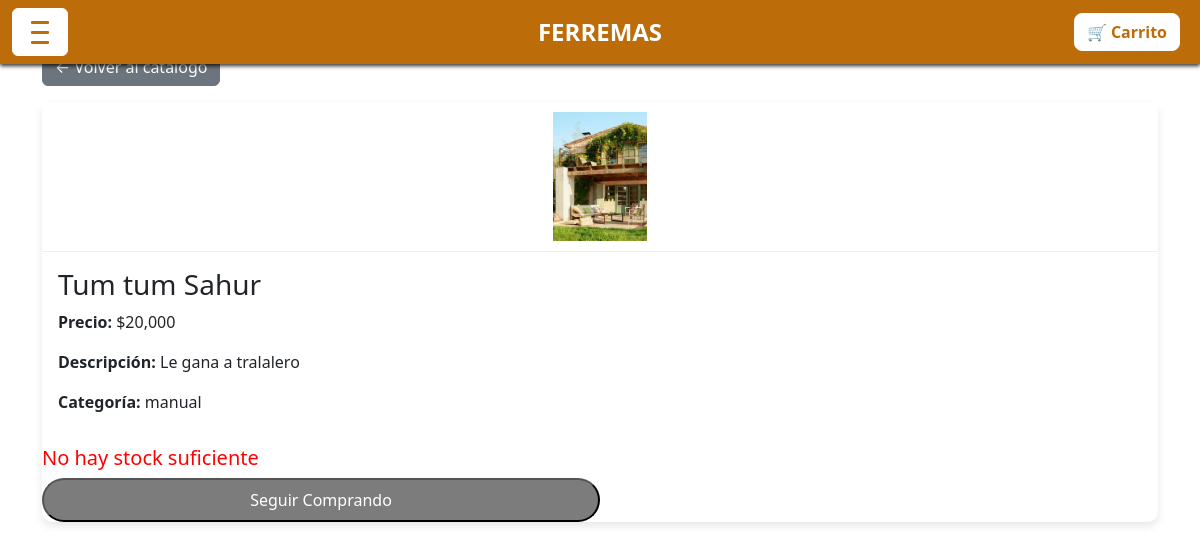
Page /herramientas/6/ on the earlier database version.
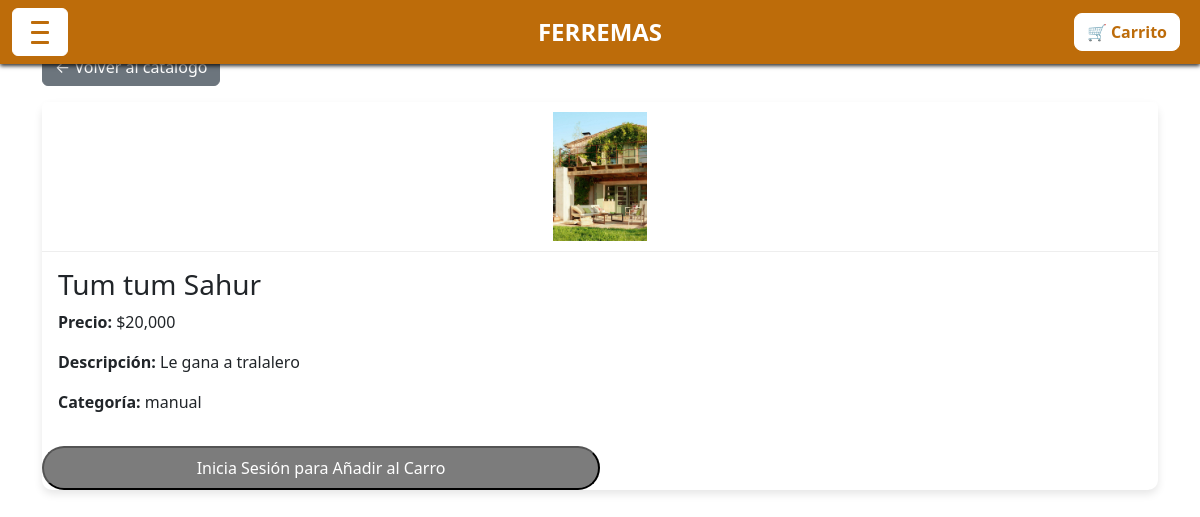
Same page on the later database version.
### herramientas/views.py (the view)
# urls.py: path('herramientas/<int:herramienta_id>/', views.herramienta_detalles, name="herramienta_detalles"),
def herramienta_detalles(request, herramienta_id):
    herramienta = get_object_or_404(Herramienta, pk=herramienta_id)
    return render(request, 'herramientas/detalleHerramientas.html', {'herramienta': herramienta})

### herramientas/templates/herramientas/detalleHerramientas.html (shortened to what this page needs)
{% extends "tiendaweb/base.html" %}
{% block content %}
<!DOCTYPE html>
<html lang="en">
<head>
  {% load humanize %}
</head>
<body>
  <div class="container mt-5">
    <a href="{% url 'home' %}" class="btn btn-secondary mb-3">← Volver al catálogo</a>
    <div class="card">
      {% if herramienta.imagen %}
        <img src="{{ herramienta.imagen.url }}" class="card-img-top" alt="Imagen de la herramienta">
      {% else %}
        <p>Sin Imagen Disponible</p>
      {% endif %}
      <div class="card-body">
        <h3 class="card-title">{{ herramienta.nombre }}</h3>
        <p><strong>Precio:</strong> ${{ herramienta.precio|intcomma }}</p>
        <p><strong>Descripción:</strong> {{ herramienta.descripcion }}</p>
        <p><strong>Categoría:</strong> {{ herramienta.id_categoria.categoria }}</p>
      </div>
      {% if herramienta.cantidad > 0 %}
        {% if user.is_authenticated %}
            <a href="{% url 'agregar_al_carrito' herramienta.id %}">
                <button class="rounded-5 w-50 p-2 fs-6" style="background-color: #7C7C7C; color: white;">Añadir al Carro</button>
            </a>
        {% else %}
            <a href="{% url 'login' %}">
                <button class="rounded-5 w-50 p-2 fs-6" style="background-color: #7C7C7C; color: white;">Inicia Sesión para Añadir al Carro</button>
            </a>
        {% endif %}
      {% else %}
        <h5 style="color: red;">No hay stock suficiente</h5>
          <a href="{% url 'home' %}">
              <button class="rounded-5 w-50 p-2 fs-6" style="background-color: #7C7C7C; color: white;">Seguir Comprando</button>
          </a>
      {% endif %}
    </div>
  </div>
</body>
 {% endblock %}

Differences in the rows shown:
changed Herramienta "Tum tum Sahur": cantidad 0 → 3 (drawn)
Other differences:
text no longer shown: "No hay stock suficiente Seguir Comprando"
text now shown: "Inicia Sesión para Añadir al Carro"
